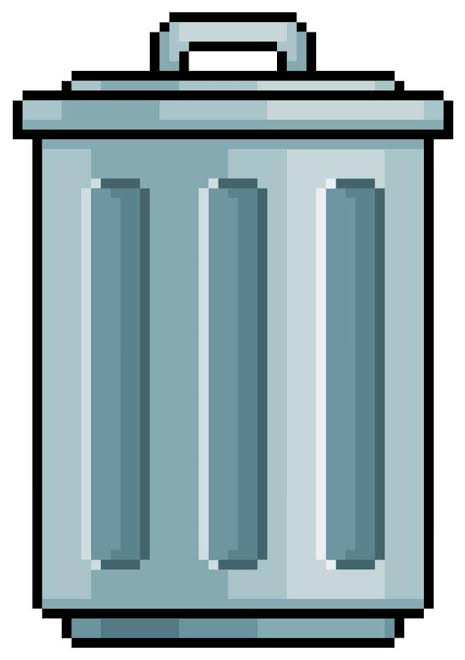
#> input picture images.jpg, 465 x 660 px, found by its file name
$ python prepara_cestino.py images.jpg cestino.png
#> lines starting #> are read from the running program, lines starting #| are printed output that depends on the picture
# Codice di Emanuele Parmegiani
# Uso: python strumenti/prepara_cestino.py images.jpg cestino.png
# Riporta images.jpg alla sua griglia di pixel, toglie sfondo, manico e coperchio,
# aggiunge la bocca aperta e salva cestino.png (1 pixel = 1 pixel del disegno).
import sys
from collections import Counter
from PIL import Image

src, dst = sys.argv[1], sys.argv[2]
im = Image.open(src).convert('RGB'); W, H = im.size; px = im.load()
#> further down, im is the input picture: PIL image 465x660 RGB; mean R, G, B 152.9, 173.5, 178.4
#> after `W, H = im.size`: W = 465; H = 660
g = (424 - 33) / 40; ox = 33 % g; oy = 130 % g          # 1 pixel del disegno = 9,775 px dell'immagine
cols, rows = int((W - ox) // g), int((H - oy) // g)
#> cols = 47; rows = 67

def cella(i, j):  # media del centro della cella, per togliere il rumore del jpg
#> called with i = 0, j = 0
    cx, cy = ox + (i + 0.5) * g, oy + (j + 0.5) * g
    pts = [px[int(cx + dx), int(cy + dy)] for dx in (-2, 0, 2) for dy in (-2, 0, 2)]
#> pts = [(255, 255, 255), (255, 255, 255), (255, 255, 255), (255, 255, 255), (255, 255, 255), (255, 255, 255), (255, 255, 255), (255, 255, 255), (255, 255, 255)]
    return tuple(sum(p[k] for p in pts) // len(pts) for k in range(3))

grid = [[cella(i, j) for i in range(cols)] for j in range(rows)]
#> grid = 67 items

# tavolozza: colori più frequenti, ogni cella va al più vicino (via le sfumature del jpg)
dist = lambda a, b: sum((a[k] - b[k]) ** 2 for k in range(3))
tav = []
for c, _ in Counter(c for r in grid for c in r).most_common():
    if all(dist(c, t) > 30 ** 2 for t in tav): tav.append(c)
#> this loop made 373 passes
#> c on passes 1 to 3: (255, 255, 255), (133, 170, 178), (110, 150, 162)
#> after the loop, tav = [(255, 255, 255), (133, 170, 178), (110, 150, 162), (169, 196, 203), (91, 131, 143), (1, 1, 1), (197, 215, 219), (68, 101, 110)]
grid = [[min(tav, key=lambda t: dist(c, t)) for c in r] for r in grid]

# sfondo: bianco collegato ai bordi -> trasparente
bianco = lambda c: sum(c) > 700
fuori = set(); pila = [(i, j) for i in range(cols) for j in (0, rows - 1)] + [(i, j) for j in range(rows) for i in (0, cols - 1)]
while pila:
    i, j = pila.pop()
    if (i, j) in fuori or not (0 <= i < cols and 0 <= j < rows) or not bianco(grid[j][i]): continue
    fuori.add((i, j)); pila += [(i + 1, j), (i - 1, j), (i, j + 1), (i, j - 1)]
#> after the loop, fuori = 652 items; pila = []

NERO = (0, 0, 0)
nero = min(tav, key=sum)
#> nero = (1, 1, 1)
chiaro = grid[10][3]                                   # colore chiaro della fascia
#> chiaro = (169, 196, 203)
BUIO, BUIO2 = (36, 57, 63), (47, 74, 81)

# bocca aperta (4 righe) sopra la fascia del coperchio (righe 9..fine)
L, R = 1, cols - 2                                     # la fascia va da colonna 1 a cols-2
#> L = 1; R = 45
bocca = [[None] * cols for _ in range(4)]
#> bocca = 4 items
for i in range(L + 2, R - 1): bocca[0][i] = nero
bocca[1][L + 1] = bocca[1][R - 1] = nero
for i in range(L + 2, R - 1): bocca[1][i] = chiaro     # bordo lontano
for y, fondo in ((2, BUIO2), (3, BUIO)):
    bocca[y][L] = bocca[y][R] = nero
    bocca[y][L + 1] = bocca[y][R - 1] = chiaro
    for i in range(L + 2, R - 1): bocca[y][i] = fondo

corpo = [[None if (i, j) in fuori else grid[j][i] for i in range(cols)] for j in range(9, rows - 1)]
#> corpo = 57 items
righe = bocca + corpo
#> righe = 61 items
out = Image.new('RGBA', (cols, len(righe)), (0, 0, 0, 0))
#> out: PIL image 47x61 RGBA; every value is 0
for j, r in enumerate(righe):
    for i, c in enumerate(r):
        if c: out.putpixel((i, j), c + (255,))
#> this loop made 61 passes
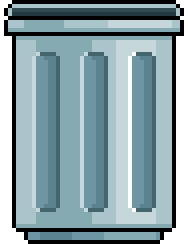
#> out: PIL image 47x61 RGBA (shown 4 times larger); mean R, G, B, A 105.1, 129, 135.3, 223; transparent parts drawn white
out.save(dst)
print('salvato', dst, out.size, 'colori:', len(tav))
#| salvato cestino.png (47, 61) colori: 8
